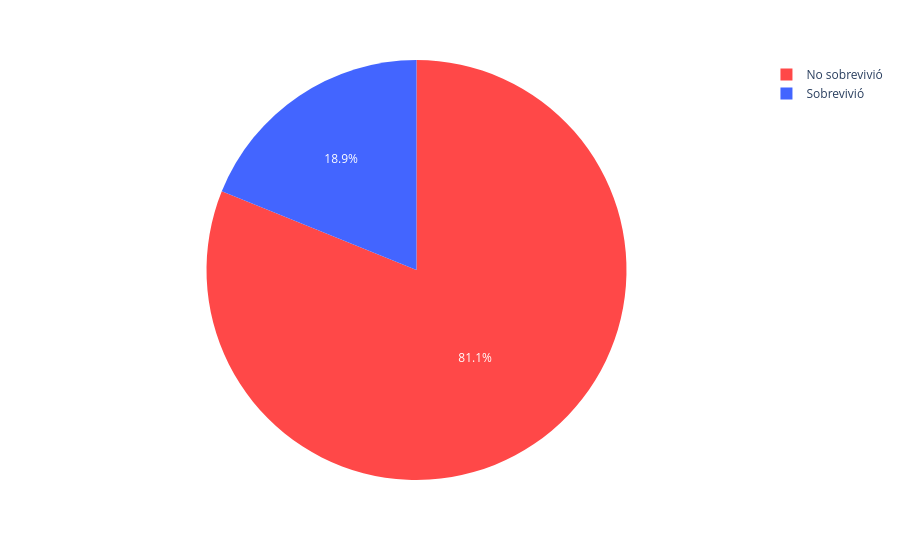

Notebook code cell kept with this figure:
### Markdown cell above
Realizar misma accion para los hombres

### Code cell
df_hombres = df_procesado[df_procesado['Sex'] == 'male']
cuenta_sobrevivientes_hombres = df_hombres['Sobreviviente'].value_counts()
cuenta_sobrevivientes_hombres = cuenta_sobrevivientes_hombres.reset_index()
print(cuenta_sobrevivientes_hombres)
mapeo_colores = {
    'Sobrevivió': '#4365ff',
    'No sobrevivió': '#ff4848'
}

fig_pie_sobrevivientes_hombres = px.pie(
    cuenta_sobrevivientes_hombres,
    values='count',
    names='Sobreviviente',
    color='Sobreviviente',
    color_discrete_map=mapeo_colores
)

fig_pie_sobrevivientes_hombres.show()

### Figure 1 — Plotly figure (JSON) as saved in the notebook; plotly's stock layout.template omitted (floating-point values rounded to 4 significant figures)
{"data": [{"customdata": [["No sobrevivió"], ["Sobrevivió"]], "domain": {"x": [0, 1], "y": [0, 1]}, "hovertemplate": "Sobreviviente=%{customdata[0]}<br>count=%{value}<extra></extra>", "labels": ["No sobrevivió", "Sobrevivió"], "legendgroup": "", "marker": {"colors": ["#ff4848", "#4365ff"]}, "name": "", "showlegend": true, "type": "pie", "values": [468, 109]}], "layout": {"legend": {"tracegroupgap": 0}, "margin": {"t": 60}}}
